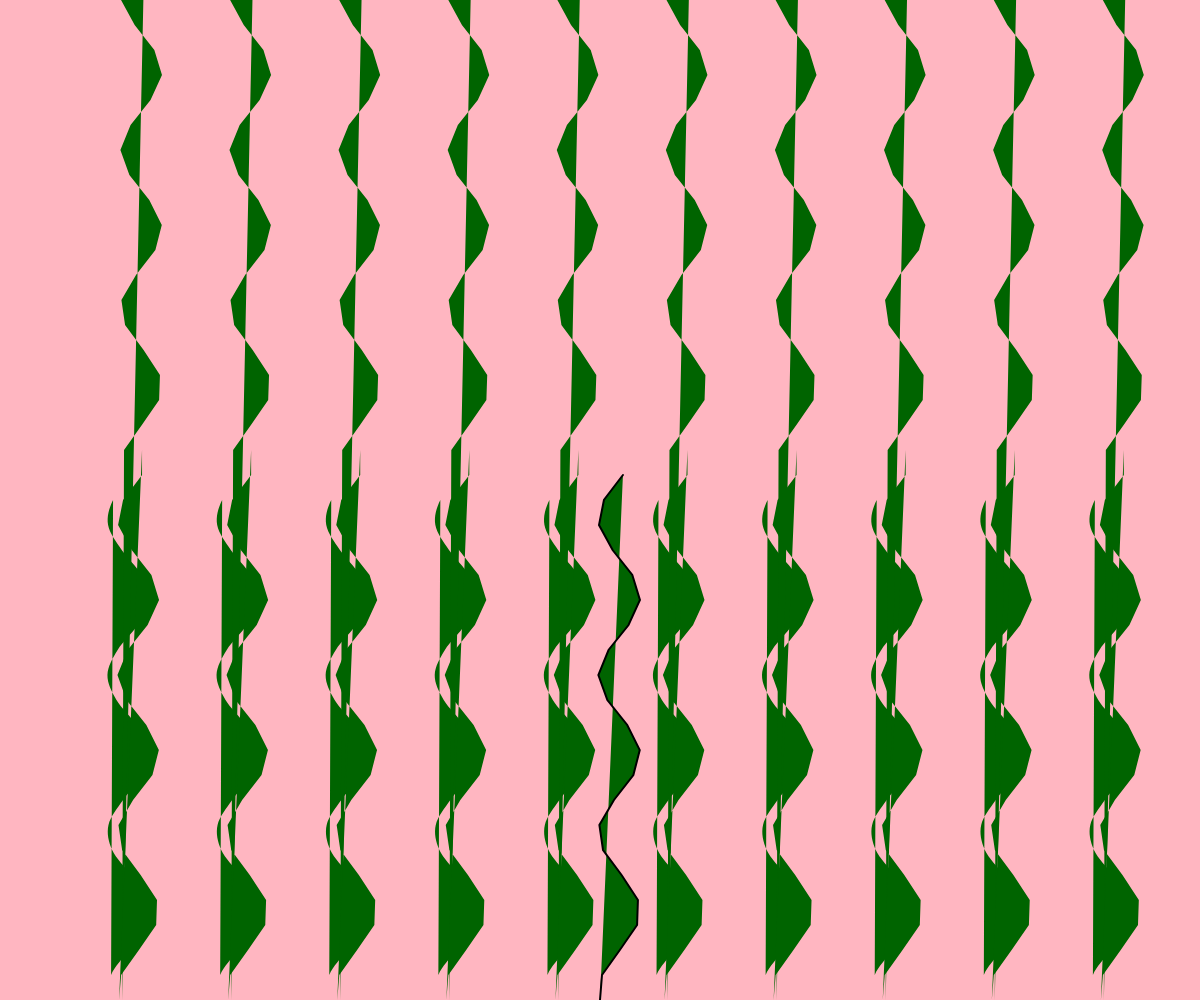
Frame 1 (no input)
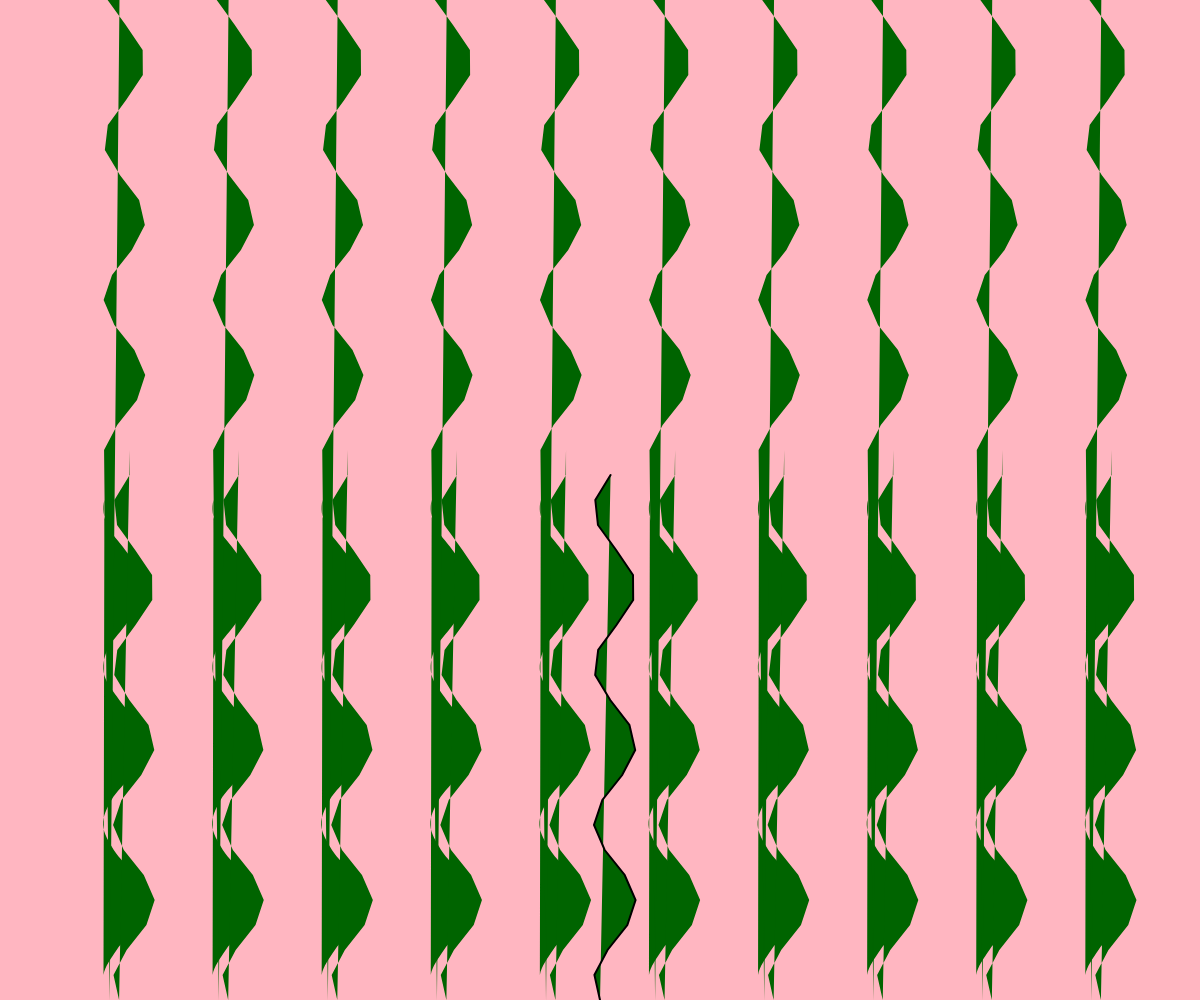
Frame 60 (no input)
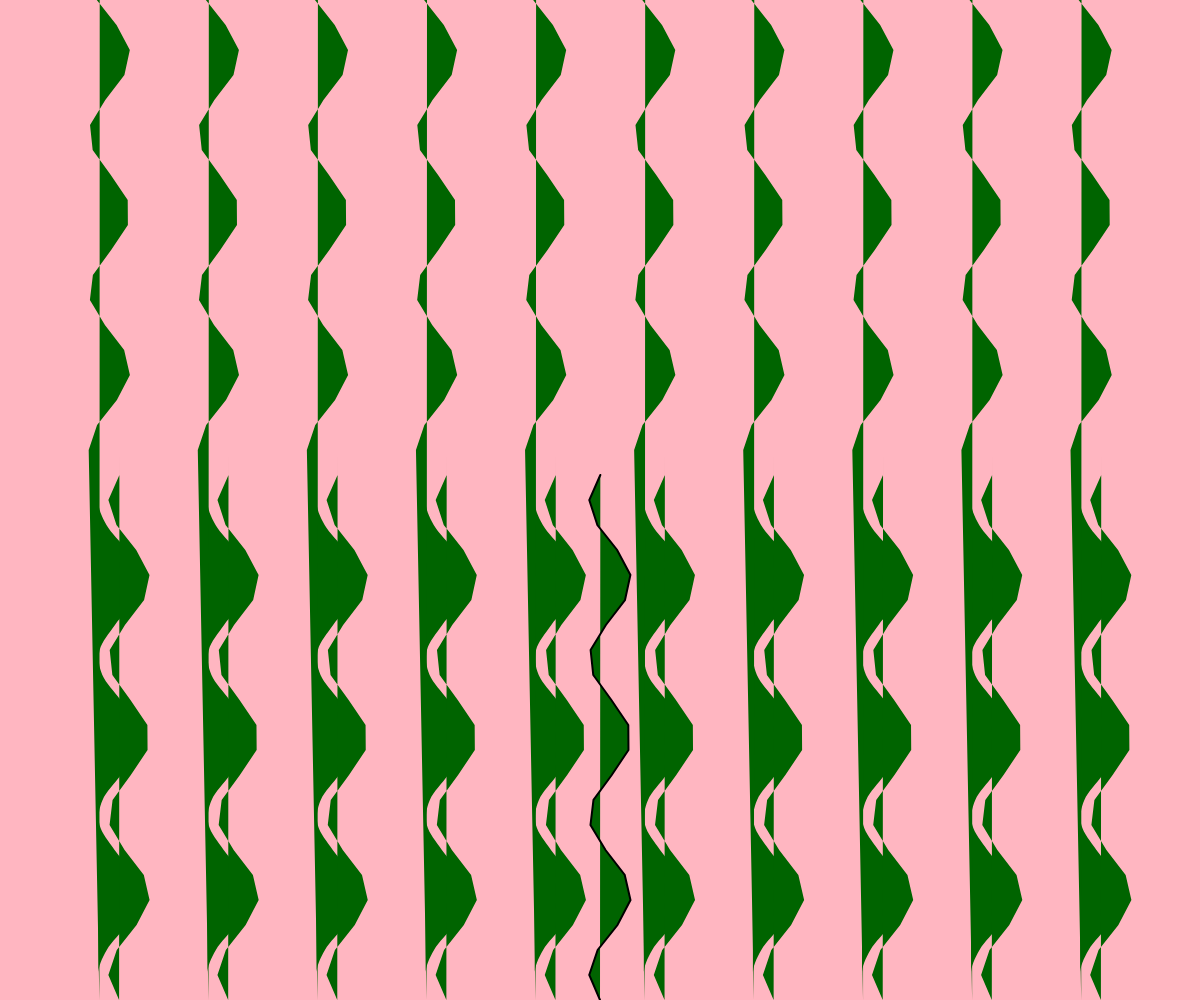
Frame 120 (the mouse pressed at the canvas centre since frame 60)

The p5.js sketch that drew these frames (run headless with seeded random() and noise() and a simulated clock; from frame 60 on, the mouse is pressed at the canvas centre):

// p5.js sketch
// ── sketch.js
function setup() {
  createCanvas(windowWidth, windowHeight);
}

function draw() {
  background(255, 182, 193); // 粉紅色畫布

  let seaweedCount = 10; // 海草的數量
  let segments = 20; // 每條海草的分段數量
  let segmentLength = height / 2 / segments; // 每段的長度

  noStroke();
  fill(0, 100, 0); // 設置海草顏色

  for (let j = 0; j < seaweedCount; j++) {
    let x = (j + 1) * width / (seaweedCount + 1); // 每條海草的初始 x 位置
    let y = height;

    beginShape();
    curveVertex(x, y); // 起始點
    for (let i = 0; i <= segments; i++) {
      let nextX = x + sin(frameCount * 0.1 + i) * 20; // 每段線條左右搖動，規律搖擺
      let nextY = y - segmentLength;
      curveVertex(nextX, nextY);
      x = nextX;
      y = nextY;
    }
    endShape();

    // 畫出海草的形狀像薯條
    let seaweedWidth = 20; // 海草的寬度
    beginShape();
    vertex(x - seaweedWidth / 2, height); // 左下角
    for (let i = 0; i <= segments; i++) {
      let nextX = x + sin(frameCount * 0.1 + i) * 20; // 每段線條左右搖動，規律搖擺
      let nextY = y - segmentLength;
      vertex(nextX - seaweedWidth / 2, nextY);
      x = nextX;
      y = nextY;
    }
    vertex(x - seaweedWidth / 2, y - segmentLength); // 左上角
    endShape(CLOSE);

    x = (j + 1) * width / (seaweedCount + 1); // 重置 x 位置
    y = height;

    beginShape();
    vertex(x + seaweedWidth / 2, height); // 右下角
    for (let i = 0; i <= segments; i++) {
      let nextX = x + sin(frameCount * 0.1 + i) * 20; // 每段線條左右搖動，規律搖擺
      let nextY = y - segmentLength;
      vertex(nextX + seaweedWidth / 2, nextY);
      x = nextX;
      y = nextY;
    }
    vertex(x + seaweedWidth / 2, y - segmentLength); // 右上角
    endShape(CLOSE);
  }

  // 新增一條從畫布底部開始延伸的線條
  stroke(0); // 設置線條顏色
  strokeWeight(2); // 設置線條寬度
  let x = width / 2; // 線條的初始 x 位置
  let y = height;
  beginShape();
  vertex(x, y); // 起始點
  for (let i = 0; i <= segments; i++) {
    let nextX = x + sin(frameCount * 0.1 + i) * 20; // 每段線條左右搖動，規律搖擺
    let nextY = y - segmentLength;
    vertex(nextX, nextY);
    x = nextX;
    y = nextY;
  }
  endShape();
}

function windowResized() {
  resizeCanvas(windowWidth, windowHeight);
}
// ── sketch_1.js
let angle = 0;
let seaweeds = [];

function setup() {
  let canvas = createCanvas(windowWidth, windowHeight);
  canvas.parent('canvas-container'); // 將畫布附加到指定的容器
  
  // 為每條海草生成隨機高度、寬度和顏色
  for (let j = 0; j < 40; j++) {
    let height = random(windowHeight / 4, windowHeight / 2); // 高度在畫面中間以下
    let width = random(30, 60);
    let color = [random(150, 255), random(150, 255), random(150, 255), random(100, 200)]; // 使用馬卡龍色系，並設置透明度
    seaweeds.push({ height, width, color });
  }
}

function draw() {
  clear(); // 清除畫布
  background(255, 182, 193, 100); // 設置畫布為半透明粉紅色
  blendMode(BLEND); // 設置混合模式
  noFill(); // 確保線條不被填充
  
  let amplitude = 10; // 搖擺的幅度，減少幅度以縮短搖擺範圍
  
  for (let j = 0; j < seaweeds.length; j++) {
    let x = j * (windowWidth / seaweeds.length);
    let y = windowHeight;
    let totalHeight = seaweeds[j].height;
    let segmentLength = totalHeight / 20; // 每個節點的長度
    let seaweedWidth = seaweeds[j].width;
    let seaweedColor = seaweeds[j].color;
    
    stroke(seaweedColor);
    strokeWeight(seaweedWidth); // 設置線條寬度
    strokeCap(ROUND); // 設置線條圓角
    
    for (let i = 0; i < 20; i++) {
      let nextX = x + sin(angle + i * 0.5) * amplitude; // 調整搖擺角度
      let nextY = y - segmentLength; // 固定每個節點的垂直位置
      line(x, y, nextX, nextY);
      x = nextX;
      y = nextY;
    }
  }
  
  angle += 0.01; // 減少角度的增量以降低擺動頻率
}
